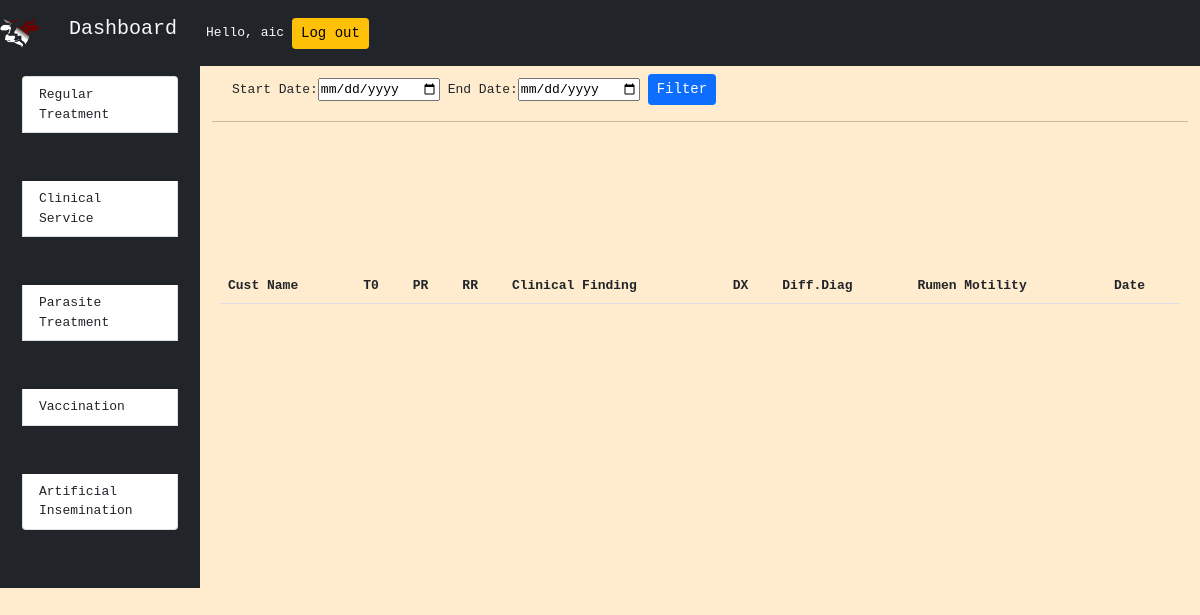
/dashboard/regular_treatment_summary/ (signed in), run on an earlier commit of the app's database.
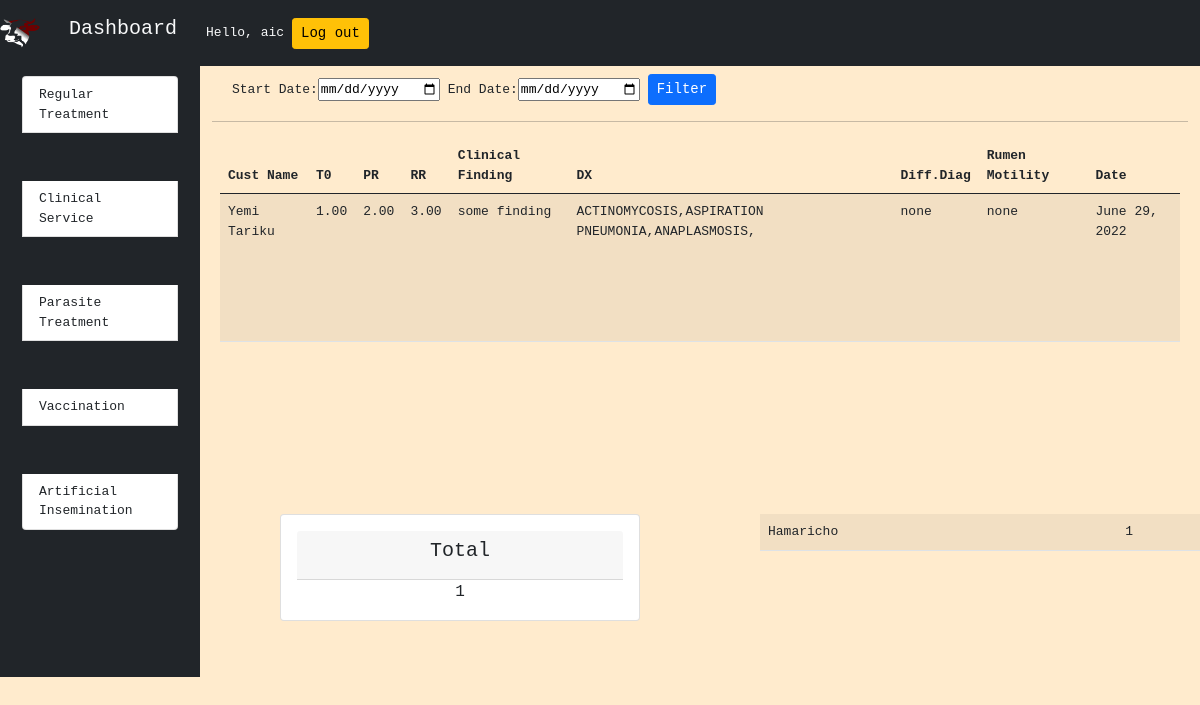
And on a later commit of the database.
### regulartreatedanimals/models.py (models this page shows, shortened)
class TreatedAnimal(models.Model):
    case_number = models.ForeignKey(
        Customer, verbose_name="Case Number", on_delete=models.CASCADE)
    t0 = models.DecimalField(verbose_name="T0", max_digits=3,
                             decimal_places=2,)
    pr = models.DecimalField(verbose_name="PR", max_digits=3,
                             decimal_places=2)
    rr = models.DecimalField(verbose_name="RR", max_digits=3,
                             decimal_places=2)
    clinical_finding = models.TextField(
        verbose_name="Clinical Finding", max_length=200, blank=True)
    dx = models.ManyToManyField(Disease, verbose_name="Dx", blank=True)
    differential_diag = models.TextField(
        "Differential Diagnosis", max_length=100)
    rumen_motility = models.TextField("Rumen Motility", max_length=100)
    service_date = models.DateField(
        "Service Date", auto_now=False, auto_now_add=True)
    def getKebele(self):
        return self.case_number.kebele

class Disease(models.Model):
    disease_name = models.CharField(max_length=100,null=False)

### registernewuser/models.py (models this page shows, shortened)
class Customer(models.Model):
    customer_name = models.CharField(max_length=100)
    sub_kebele = models.CharField(max_length=100)
    kebele = models.ForeignKey(Kebele, on_delete=models.CASCADE)
    case_number = models.AutoField(primary_key=True, null=False)
    species = models.ForeignKey(Species, on_delete=models.CASCADE)
    breed = models.ForeignKey(Breed, on_delete=models.CASCADE)
    number_of_animals = models.PositiveIntegerField()
    sex = models.CharField(max_length=10, choices=SEX_CHOICES)
    service_date = models.DateField(auto_now=False, auto_now_add=True)
    treatment_history = models.TextField(max_length=500, null=True)
    mobile_number = models.PositiveIntegerField()

class Kebele(models.Model):
    id = models.AutoField(primary_key=True)
    name = models.CharField(max_length=100)

### dashboard/views.py (the view, shortened to what this page needs)
# urls.py: path('regular_treatment_summary/',RegularTreatmentSummary.as_view(),name="regular_treatment_summary"),
class RegularTreatmentSummary(LoginRequiredMixin,View):
    login_url =  "/"
    templateUrl = "dashboard/regular_treatment_summary.html"
    dateForm = DateRangeFrom()
    def get(self,request):
        treatedAnimalsObj = TreatedAnimal.objects.all()
        totalTreatedAnimals = TreatedAnimal.objects.all().count()
        distByKebele = self.getDistByKebele(Kebele.objects.all(),treatedAnimalsObj)
        context = {"treatedAnimalsObj":treatedAnimalsObj,
                    "dateForm":self.dateForm,
                    "totalTreatedAnimals":totalTreatedAnimals,
                    "distByKebele":distByKebele}
        return render(request,self.templateUrl,context)
    def getDistByKebele(self,kebeles=None,TreatedAnimalsObj=None):
        distByKebele = {}
        for kebele in kebeles:
            for t in  TreatedAnimalsObj:
                if t.getKebele() == kebele:
                    if kebele.name in distByKebele:
                        distByKebele[kebele.name] += 1
                    else:
                        distByKebele[kebele.name] = 1
        return distByKebele

### dashboard/forms.py
class DateRangeFrom(forms.Form):
    start_date = forms.DateField(label='Start Date',widget=forms.DateInput(attrs={'type':'date',
                                    'id':'start_date'}))
    end_date = forms.DateField(label='End Date',widget=forms.DateInput(attrs={'type':'date',
                                    'id':'end_date'}))

### dashboard/templates/dashboard/regular_treatment_summary.html (shortened to what this page needs)
{% extends 'dashboard/main.html' %} {% load static %}  {% block content %}
<div class="row m-2">
	<form action="" method="POST">
		{%csrf_token%} {{dateForm}}
		<input type="submit" value="Filter" class="btn btn-sm btn-primary" />
	</form>
</div>
<hr />
<div class="row overflow-auto m-2" id="summary">
	<table class="table table-striped">
		<thead>
			<tr>
				<th scope="col">Cust Name</th>
				<th scope="col">T0</th>
				<th scope="col">PR</th>
				<th scope="col">RR</th>
				<th scope="col">Clinical Finding</th>
				<th scope="col">DX</th>
				<th scope="col">Diff.Diag</th>
				<th scope="col">Rumen Motility</th>
				<th scope="col">Date</th>
			</tr>
		</thead>
		{% for row in treatedAnimalsObj %}
		<tr>
			<td>{{row.case_number.customer_name}}</td>
			<td>{{row.t0}}</td>
			<td>{{row.pr}}</td>
			<td>{{row.rr}}</td>
			<td>{{row.clinical_finding}}</td>
			<td>{%for dx in row.dx.all%}{{dx.disease_name}},{%endfor%}</td>
			<td>{{row.differential_diag}}</td>
			<td>{{row.rumen_motility}}</td>
			<td>{{row.service_date}}</td>
		</tr>
		{% endfor %}
	</table>
	<h1></h1>
</div>
<div class="row m-2">
	{% if totalTreatedAnimals %}
	<div class="col-md-6 col-sm-12">
		<div class="card m-5">
			<div class="card-body">
				<div class="card-header">
					<h5 class="card-title">Total</h5>
				</div>
				<p class="card-text">{{totalTreatedAnimals}}</p>
			</div>
		</div>
	</div>
	{% endif %}
	<div class="col-md-6 col-sm-12">
		<table class="table table-striped m-5">
			{% for key,value in distByKebele.items %}
			<tr>
				<td>{{key}}</td>
				<td>{{value}}</td>
			</tr>
			{%endfor%}
		</table>
	</div>
</div>
{% endblock content %}

What changed in the data, as far as the page shows it:
added TreatedAnimal: case_number.customer_name "Yemi Tariku", t0 "1.00", pr "2.00", rr "3.00", clinical_finding "some finding", differential_diag "none", rumen_motility "none", service_date "June 29, 2022"
added Disease: disease_name "ACTINOMYCOSIS"
added Disease: disease_name "ASPIRATION PNEUMONIA"
added Disease: disease_name "ANAPLASMOSIS"
now on this page (row unchanged): Kebele: distByKebele "Hamaricho"
Also different on the page:
{{ totalTreatedAnimals }}: (not shown) → "1"
text now shown: "Total"
new list line: "1"
